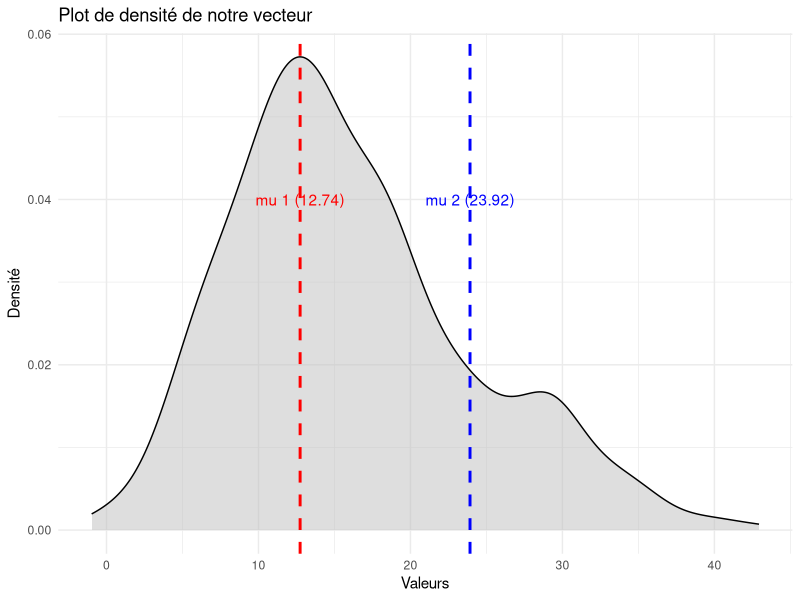
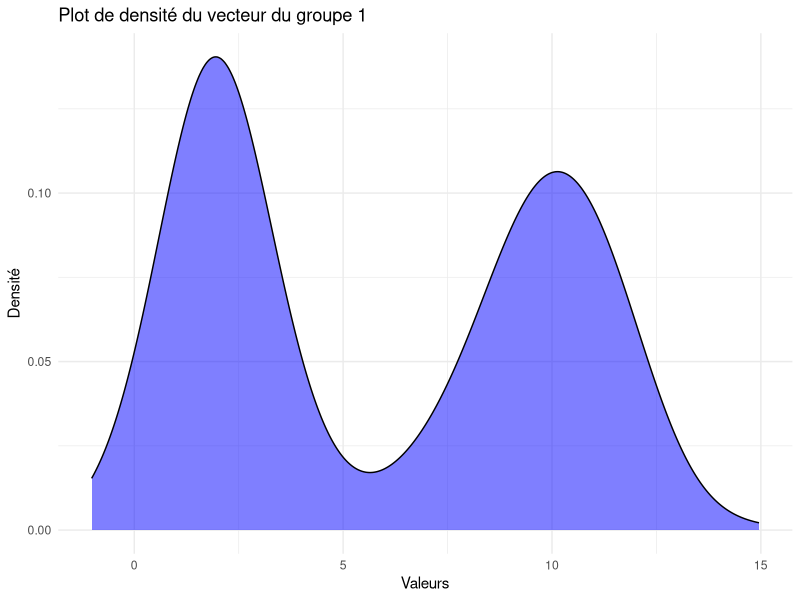

R code for these plots, in order:
## ---- chunk 1
# Configuration globale des chunks
knitr::opts_chunk$set(
  echo = TRUE,              # Afficher le code
  warning = FALSE,          # Masquer les warnings
  message = FALSE,          # Masquer les messages
  fig.align = "center",     # Centrer les figures
  fig.width = 10,           # Largeur des figures
  fig.height = 6,           
  out.width = "80%",        
  cache = FALSE             
)
library(ggplot2)
library(dplyr)
## ---- chunk 2
mu_1 = 12.74
mu_2 = 23.92
sigma_1 = 5
sigma_2 = 7.3

prop_1 = 350/500
prop_2 = 150/500
vec_4_1 <- rnorm(350, mu_1, sigma_1)
vec_4_2 <- rnorm(150, mu_2, sigma_2)

vec_4 <- c(vec_4_1,vec_4_2)

vec_4 <- sample(vec_4)

#Pour l'exportation
#write.csv(vec_4, "vecteur_4.csv")
## ---- chunk 3

# Création d'un data frame
df <- data.frame(values = vec_4)

# Plot de densité 
ggplot(df, aes(x = values)) +
  geom_density(fill = "grey", alpha = 0.5, color = "black") +
  geom_vline(aes(xintercept = mu_1), color = "red", linetype = "dashed", size = 1) +
  geom_vline(aes(xintercept = mu_2), color = "blue", linetype = "dashed", size = 1) +
  labs(title = "Plot de densité de notre vecteur",
       x = "Valeurs",
       y = "Densité") +
  theme_minimal() +
  annotate("text", x = mu_1, y = 0.04, label = paste("mu 1 (", mu_1, ")", sep = ""), color = "red") +
  annotate("text", x = mu_2, y = 0.04, label = paste("mu 2 (", mu_2, ")", sep = ""), color = "blue")

## ---- chunk 4
set.seed(100)
vect1 = sample(c(rnorm(250,mean=2,sd=1),rnorm(250,mean=10,sd=1.5)))
# Création d'un data frame
df <- data.frame(values = vect1)

# Plot de densité 
ggplot(df, aes(x = values)) +
  geom_density(fill = "blue", alpha = 0.5, color = "black")  +
  labs(title = "Plot de densité du vecteur du groupe 1",
       x = "Valeurs",
       y = "Densité") +
  theme_minimal() 
  
## ---- chunk 5
proba_10 <- 1 / (5 * sqrt(2 * pi)) * exp(-1/2 * ((7 - 10) / 5)^2)
proba_10
## ---- chunk 6
proba_2 <-1 / (5 * sqrt(2 * pi)) * exp(-1/2 * ((7 - 2) / 5)^2)

proba_2
## ---- chunk 7
C_1 <-(proba_10 *250/500)/ (proba_10*250/500+proba_2*1/2)
C_1
## ---- chunk 8
C_2 <-(proba_2 *250/500)/ (proba_10*250/500+proba_2*1/2)
C_2
## ---- chunk 9
proba_10_2 <- 1 / (5 * sqrt(2 * pi)) * exp(-1/2 * ((2 - 10) / 5)^2)
proba_10_2
## ---- chunk 10
proba_2_2 <-1 / (5 * sqrt(2 * pi)) * exp(-1/2 * ((2 - 2) / 5)^2)
proba_2_2
## ---- chunk 11
C_1_2 <-(proba_10_2 *250/500)/ (proba_10_2*250/500+proba_2_2*1/2)
C_1_2
## ---- chunk 12

C_2_2 <-(proba_2 *250/500)/ (proba_10*250/500+proba_2*1/2)

C_2_2
## ---- chunk 13
proba_10_10 <- 1 / (5 * sqrt(2 * pi)) * exp(-1/2 * ((10 - 10) / 5)^2)
proba_10_10
## ---- chunk 14
proba_2_10 <-1 / (5 * sqrt(2 * pi)) * exp(-1/2 * ((10 - 2) / 5)^2)

proba_2_10
## ---- chunk 15
C_1_10 <-(proba_10_10 *250/500)/ (proba_10_10*250/500+proba_2_10*1/2)

C_1_10
## ---- chunk 16

C_2_10 <-(proba_2_10 *250/500)/ (proba_10_10*250/500+proba_2_10*1/2)
C_2_10
## ---- chunk 17
# Fonction de la proba d'appartenance
proba_appart <- function(x, mu1, sigma1,mu2,sigma2, p1, p2){
  proba_grp_1 <- 1 / (sigma1 * sqrt(2 * pi)) * exp(-1/2 * ((x - mu1) / sigma1)^2)
  proba_grp_2 <- 1 / (sigma2 * sqrt(2 * pi)) * exp(-1/2 * ((x - mu2) / sigma2)^2)
  C_1 <-(proba_grp_1 *p1)/ (proba_grp_1*p1+proba_grp_2*p2)
  C_2 <- (proba_grp_2 *p2)/ (proba_grp_1*p1+proba_grp_2*p2)
  return(c(C_1,C_2))}

#test
pb<-proba_appart(2,10, 5,2,5,1/2,1/2)
pb[2]
## ---- chunk 18
df <- as.data.frame(matrix(0, nrow = 500, ncol = 3))

for (i in seq_along(vect1)) {
  df[i,1] <- vect1[i]
  df[i,2] <- proba_appart(vect1[i],10, 5,2,5,1/2,1/2)[1]
  df[i,3] <- proba_appart(vect1[i],10, 5,2,5,1/2,1/2)[2]
  
}

df
## ---- chunk 19
#On doit transposer notre df pour des raisons de bonne pratique
df<-t(df)
## ---- chunk 20
mean_w <- function(df){
  
  mean_1 <- sum(df[,1]*df[,2])/sum(df[,2])
  mean_2 <- sum(df[,1]*df[,3])/sum(df[,3])
  
  var_w_1 <- sqrt(1/500 * sum((df[,1]-mean_1)**2))
  
  var_w_2 <- sqrt(1/500 * sum((df[,1]-mean_2)**2))
  
  prop_w_1 <- 1/500 * sum(df[,2])
  prop_w_2 <- 1/500 * sum(df[,3])
  return(c(mean_1,mean_2,var_w_1,var_w_2,prop_w_1,prop_w_2))
  
}
# test
theta <- mean_w(df)
theta
## ---- chunk 21
log_likelihood <- function(df, mu1, sigma1, mu2, sigma2, p1, p2) {
    ll <- sum(log(p1 * dnorm(df$x, mean = mu1, sd = sigma1) + p2 * dnorm(df$x, mean = mu2, sd = sigma2)))
    return(ll)
}
## ---- chunk 22
E_M <- function(vect1, n_iter = 100, mu1_init = 10, mu2_init = 2, sigma1_init = 5, sigma2_init = 5, p1_init = 0.5, p2_init = 0.5, tol = 1e-6) {

  # Initialisation du data frame pour les probabilités d'appartenance
  df <- data.frame(
    x = vect1,
    w1 = rep(NA, length(vect1)),
    w2 = rep(NA, length(vect1))
  )

  # initialisation des paramètres
  mu1 <- mu1_init
  mu2 <- mu2_init
  sigma1 <- sigma1_init
  sigma2 <- sigma2_init
  p1 <- p1_init
  p2 <- p2_init


  # Étape E (Expectation) : Initialisation des probabilités d'appartenance
  for (i in seq_along(vect1)) {
    probs <- proba_appart(vect1[i], mu1, sigma1, mu2, sigma2, p1, p2)
    df$w1[i] <- probs[1]
    df$w2[i] <- probs[2]
  }
  
  # Initialisation de la log-vraisemblance
  ll_old <- log_likelihood(df, mu1, sigma1, mu2, sigma2, p1, p2)

  # Boucle EM
  for (iter in 1:n_iter) {

    # Étape M (Maximization) : Mise à jour des paramètres en prenant en compte les proba d'appartenance calculé precedemment
    
    mu1_new <- sum(df$x * df$w1)/ sum(df$w1)
    mu2_new <- sum(df$x * df$w2) / sum(df$w2)
    
    sigma1_new <- sqrt(sum(df$w1 * (df$x - mu1_new)^2) / sum(df$w1))
    sigma2_new <- sqrt(sum(df$w2 * (df$x - mu2_new)^2) / sum(df$w2))
    
    p1_new <- mean(df$w1)
    p2_new <- mean(df$w2)

    # Affichage des paramètres à chaque itération
    cat(sprintf("Itération %d: mu1 = %.4f, mu2 = %.4f, sigma1 = %.4f, sigma2 = %.4f, p1 = %.4f, p2 = %.4f\n",
                iter, mu1_new, mu2_new, sigma1_new, sigma2_new, p1_new, p2_new))

    # Calcul de la log-vraisemblance
    ll_new <- log_likelihood(df, mu1_new, sigma1_new, mu2_new, sigma2_new, p1_new, p2_new)
    cat(sprintf("Log-vraisemblance : %.4f\n", ll_new))

    # Critère de convergence : variation relative des paramètres
    delta_mu1 <- abs(mu1_new - mu1) 
    delta_mu2 <- abs(mu2_new - mu2) 
    delta_sigma1 <- abs(sigma1_new - sigma1)
    delta_sigma2 <- abs(sigma2_new - sigma2)
    delta_p1 <- abs(p1_new - p1) 

    # et de la log-vraisemblance
    delta_ll <- abs(ll_new - ll_old)

    # Si tous les deltas sont inférieurs à la tolérance, on arrête la boucle, l'algorithme a cvg
    if (delta_mu1 < tol && delta_mu2 < tol && delta_sigma1 < tol && delta_sigma2 < tol && delta_p1 < tol && delta_ll < tol) {
      cat(sprintf("Convergence atteinte à l'itération %d.\n", iter))
      break
    }

    # Mise à jour des paramètres et de la log-vraisemblance
    mu1 <- mu1_new
    mu2 <- mu2_new
    sigma1 <- sigma1_new
    sigma2 <- sigma2_new
    p1 <- p1_new
    p2 <- p2_new
    ll_old <- ll_new

    # Étape E (Expectation) : Mise à jour des probabilités d'appartenance
    for (i in seq_along(vect1)) {
      probs <- proba_appart(vect1[i], mu1, sigma1, mu2, sigma2, p1, p2)
      df$w1[i] <- probs[1]
      df$w2[i] <- probs[2]
    }
  }

  # Retourne les paramètres estimés
  return(list(mu1 = mu1, mu2 = mu2, sigma1 = sigma1, sigma2 = sigma2, p1 = p1, p2 = p2))
}

# Exemple d'appel
resultats_EM <- E_M(vect1, n_iter = 100)
print(resultats_EM)
